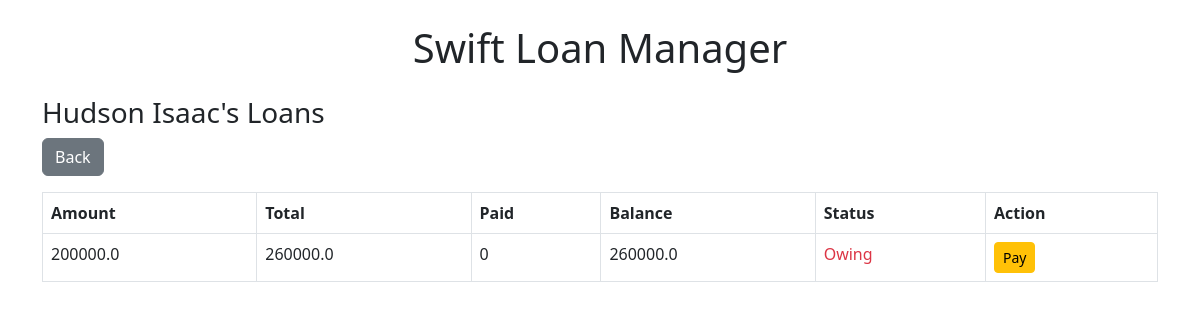
Screenshot of /client/2 (signed in) with the database file from the repository.
### tables this page shows
CREATE TABLE clients (
        id INTEGER PRIMARY KEY AUTOINCREMENT,
        name TEXT,
        phone TEXT
    );

CREATE TABLE loans (
        id INTEGER PRIMARY KEY AUTOINCREMENT,
        client_id INTEGER,
        amount REAL,
        interest REAL,
        total REAL,
        balance REAL
    );

### app.py (the view)
@app.route("/client/<int:client_id>")
@login_required
def view_client(client_id):
    conn = sqlite3.connect("database.db")
    c = conn.cursor()
    c.execute("SELECT * FROM clients WHERE id = ?", (client_id,))
    client = c.fetchone()
    if client is None:
        conn.close()
        return "Client not found", 404
    c.execute("SELECT * FROM loans WHERE client_id = ? ORDER BY id DESC", (client_id,))
    loans = c.fetchall()
    payments = {}
    for loan in loans:
        c.execute("SELECT SUM(amount) FROM payments WHERE loan_id = ?", (loan[0],))
        total_paid = c.fetchone()[0]
        payments[loan[0]] = total_paid if total_paid else 0
    conn.close()
    return render_template("client_loans.html", client=client, loans=loans, payments=payments)

### app.py (called while the page is built)
def login_required(view):
    @wraps(view)
    def wrapped_view(*args, **kwargs):
        if "user" not in session:
            return redirect(url_for("login"))
        return view(*args, **kwargs)
    return wrapped_view

### templates/client_loans.html
{% extends "base.html" %}
{% block content %}
<h3>{{ client[1] }}'s Loans</h3>
<a href="/" class="btn btn-secondary mb-3">Back</a>
<table class="table table-bordered">
    <tr>
        <th>Amount</th>
        <th>Total</th>
        <th>Paid</th>
        <th>Balance</th>
        <th>Status</th>
        <th>Action</th>
    </tr>
    {% for loan in loans %}
    <tr>
        <td>{{ loan[2] }}</td>
        <td>{{ loan[4] }}</td>
        <td>{{ payments[loan[0]] }}</td>
        <td>{{ loan[5] }}</td>
        <td>
            {% if loan[5] <= 0 %}
                <span class="text-success">Paid</span>
            {% else %}
                <span class="text-danger">Owing</span>
            {% endif %}
        </td>
        <td>
            <a href="/add_payment/{{ loan[0] }}" class="btn btn-sm btn-warning">Pay</a>
        </td>
    </tr>
    {% endfor %}
</table>
{% endblock %}

### rows the page displays
clients: name "Hudson Isaac"
loans: amount "200000.0", total "260000.0", payments "0", balance "260000.0", shows "Owing"
